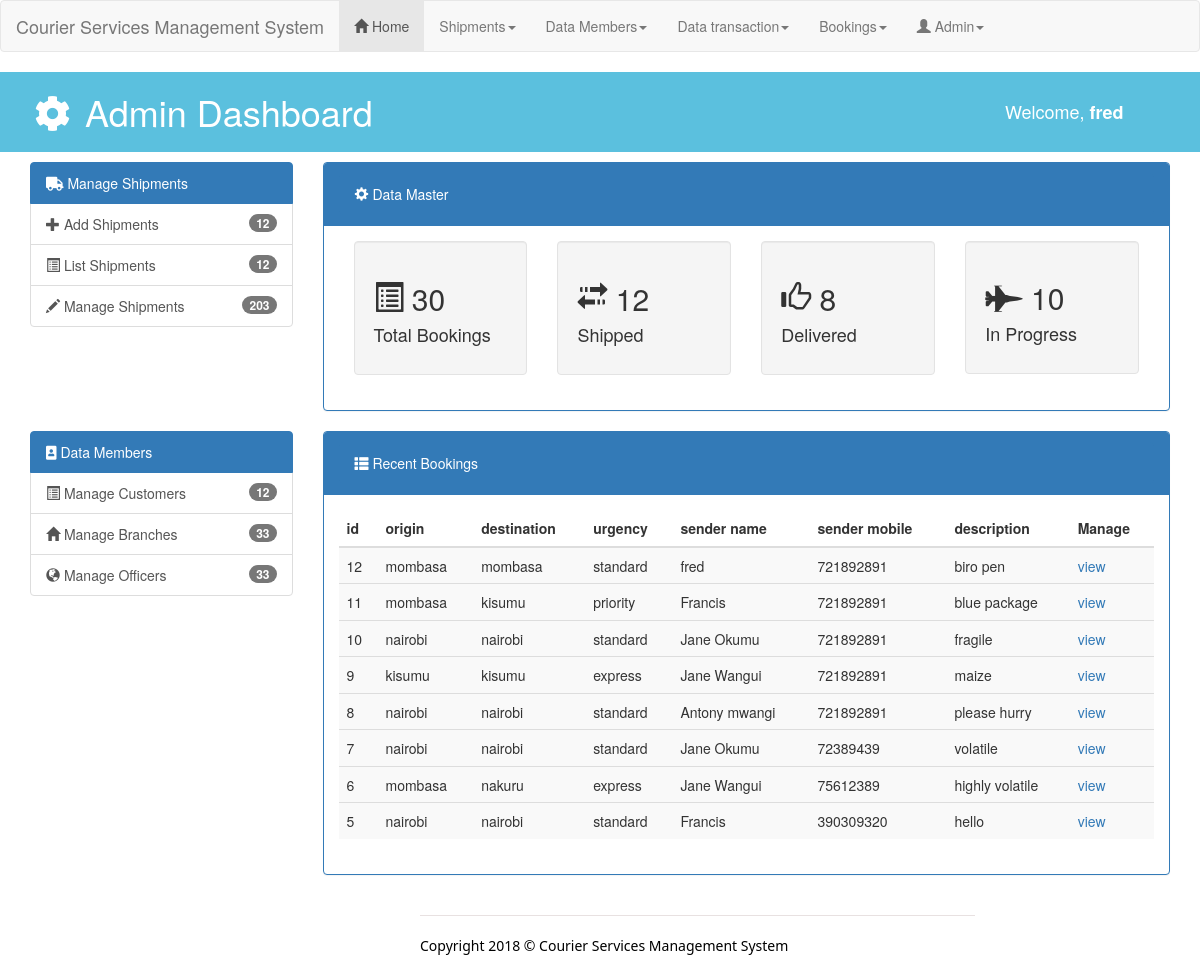
/admin/dashboard.php (signed in), run on the app's committed database.
### tables this page shows
CREATE TABLE `user` (
  `id` int(11) NOT NULL,
  `username` varchar(225) NOT NULL,
  `password` varchar(255) NOT NULL,
  `status` varchar(15) NOT NULL,
  `mobile` varchar(25) NOT NULL,
  `level` varchar(25) NOT NULL
);

CREATE TABLE `bookings_tbl` (
  `id` int(20) NOT NULL,
  `origin` varchar(20) NOT NULL,
  `destination` varchar(20) NOT NULL,
  `urgency` varchar(20) NOT NULL,
  `packing` varchar(20) NOT NULL,
  `weight` float NOT NULL,
  `length` float NOT NULL,
  `wide` int(20) NOT NULL,
  `sender_name` varchar(30) NOT NULL,
  `sender_mobile` int(30) NOT NULL,
  `recipient_name` varchar(30) NOT NULL,
  `recipient_mobile` int(30) NOT NULL,
  `description` text NOT NULL
);

### admin/session.php (called while the page is built, shortened)
<?php
   include('config.php');
   $user_check = $_SESSION['login_user'];
   $ses_sql = mysqli_query($conn,"select * from `user` where `username` = '".$user_check."' ");
   $row = mysqli_fetch_array($ses_sql,MYSQLI_ASSOC);
   $login_session = $row['username'];
?>

### admin/dashboard.php (the view, shortened to what this page needs)
<?php include('session.php');
include('config.php');?>
<?php include 'layouts/admin_header.php' ;?>
<?php include 'layouts/admin_navigation.php' ;?>
    <header id="admin_header">
      <div class="container">
        <div class="row">
          <div class="col-md-10">
            <h1><i class="fa fa-cog fa-spin fa-fw"></i> Admin Dashboard</h1>
          </div>
          <div class="col-md-2">
            <div class="create">
             <h4><span class="" aria-hidden="true"></span>Welcome, <b><?php echo $login_session;?></b></h4>
            </div>
          </div>
        </div>
      </div>
    </header>
    <div class="container">
        <div class="row">
          <div class="col-md-3">
            <div class="list-group">
              <a href="" class="list-group-item active main-color-bg">
                <span class="fas fa-truck" aria-hidden="true"></span> Manage Shipments
              </a>
                <a href="new_shipment.php" class="list-group-item"><span class="glyphicon glyphicon-plus" aria-hidden="true"></span> Add Shipments <span class="badge">12</span></a>
              <a href="shipments_list.php" class="list-group-item"><span class="glyphicon glyphicon-list-alt" aria-hidden="true"></span> List Shipments <span class="badge">12</span></a>
              <a href="shipments_list.php" class="list-group-item"><span class="glyphicon glyphicon-pencil" aria-hidden="true"></span>  Manage Shipments <span class="badge">203</span></a>
            </div>
          </div>
          <div class="col-md-9">
            <div class="panel panel-primary">
              <div class="panel-heading main-color-bg">
              <a href="" class="list-group-item active main-color-bg">
                   <span class="glyphicon glyphicon-cog" aria-hidden="true"></span> Data Master
              </a>
              </div>
              <div class="panel-body">
                <div class="col-md-3">
                  <div class="well dash-box">
                    <h2><span class="glyphicon glyphicon-list-alt" aria-hidden="true"></span> 30</h2>
                    <h4>Total Bookings</h4>
                  </div>
                </div>
                <div class="col-md-3">
                  <div class="well dash-box">
                    <h2><span class="glyphicon glyphicon-transfer" aria-hidden="true"></span> 12</h2>
                    <h4>Shipped</h4>
                  </div>
                </div>
                <div class="col-md-3">
                  <div class="well dash-box">
                    <h2><span class="glyphicon glyphicon-thumbs-up" aria-hidden="true"></span> 8</h2>
                    <h4>Delivered</h4>
                  </div>
                </div>
                <div class="col-md-3">
                  <div class="well dash-box">
                    <h2><span class="fas fa-fighter-jet" aria-hidden="true"></span> 10</h2>
                    <h4>In Progress</h4>
                  </div>
                </div>
              </div>
              </div>
         </div>
   <div class=col-md-3>
              <div class="list-group">
              <a href="" class="list-group-item active main-color-bg">
                <span class="fas fa-portrait" aria-hidden="true"></span> Data Members
              </a>
              <a href="customers_list.php" class="list-group-item"><span class="glyphicon glyphicon-list-alt" aria-hidden="true"></span> Manage Customers <span class="badge">12</span></a>
              <a href="branches_list.php" class="list-group-item"><span class="glyphicon glyphicon-home" aria-hidden="true"></span> Manage Branches <span class="badge">33</span></a>
              <a href="officers_list.php" class="list-group-item"><span class="glyphicon glyphicon-globe" aria-hidden="true"></span> Manage Officers <span class="badge">33</span></a>
            </div>
      </div>
      <div class="col-md-9">
              <div class="panel panel-primary">
                <div class="panel-heading">
              <a href="" class="list-group-item active main-color-bg">
                 <span class="glyphicon glyphicon-th-list" aria-hidden="true"></span> Recent Bookings
              </a>
                </div>
                <div class="panel-body">
                  <table class="table table-striped table-hover">
                    <thead>
                    <tr>
                        <th>id</th>
                        <th>origin</th>
                        <th>destination</th>
                        <th>urgency</th>
                        <th>sender name</th>
                        <th>sender mobile</th>
                        <th>description</th>
                        <th>Manage</th>
                      </tr>
                    </thead>
                  <tbody>
                     <?php
                   $count=1;
                   $sel_query="SELECT * FROM bookings_tbl ORDER BY id DESC; ";
                   $result = mysqli_query($conn, $sel_query);
                   while($row = mysqli_fetch_assoc($result))
                    { ?>
                          <tr>
                          <td><?php echo $row["id"] ; ?></td>
                          <td><?php echo $row["origin"] ; ?></td>
                          <td><?php echo $row["destination"] ; ?></td>
                          <td><?php echo $row["urgency"] ; ?></td>
                          <td><?php echo $row["sender_name"] ; ?></td>
                          <td><?php echo $row["sender_mobile"] ; ?></td>
                          <td><?php echo $row["description"] ; ?></td>
                          <td><a href="manage_bookings.php">view</a></td>
                          </tr>
                          <tr>
                         <?php $count++; }
                                           ?>
                  </tbody>
                    </table>
                </div>
              </div>
             </div>
        </div>
    </div>
<?php include 'layouts/footer.php' ;?>
  </body>
</html>

### admin/layouts/admin_header.php (shortened to what this page needs)
<!DOCTYPE html>
<html lang="en">
  <head>
     <link href="../bootstrap/css/bootstrap.min.css" rel="stylesheet" />
     <link href="../css/fontawesome-all.min.css" rel="stylesheet" />
     <link href="../css/styles.css" rel="stylesheet" />
     <link href="../css/jquery.datetimepicker.css" rel="stylesheet" />
  </head>

### admin/layouts/admin_navigation.php (shortened to what this page needs)
 <nav class="navbar navbar-default" >
  <div class="container-fluid">
    <div class="navbar-header">
      <a class="navbar-brand" href="#">Courier Services Management System</a>
    </div>
    <ul class="nav navbar-nav">
      <li class="active"><a href="dashboard.php"><span class="glyphicon glyphicon-home"></span> Home</a></li>
      <li class="dropdown">
        <a class="dropdown-toggle" data-toggle="dropdown" href="#">Shipments<span class="caret"></span></a>
      </li>
       <li class="dropdown">
        <a class="dropdown-toggle" data-toggle="dropdown" href="#">Data Members<span class="caret"></span></a>
      </li>
      <li class="dropdown">
        <a class="dropdown-toggle" data-toggle="dropdown" href="#">Data transaction<span class="caret"></span></a>
      </li>
      <li class="dropdown">
        <a class="dropdown-toggle" data-toggle="dropdown" href="#">Bookings<span class="caret"></span></a>
       </li>
     <ul class="nav navbar-nav navbar-right">
        <li class="dropdown nav ">
        <a class="dropdown-toggle" data-toggle="dropdown" href="#"><span class="glyphicon glyphicon-user"></span> Admin<span class="caret"></span></a>
       </li>
    </ul>
  </div>
</nav>

### admin/layouts/footer.php
<footer>
<div class="container">
<div class="row">
<div class="col-md-4"></div>
<div class="col-lg-6"> <hr style="border-top: 1px solid #e8e1e1;"><p class="labelstaff"; style="color: black;">Copyright 2018 &copy; Courier Services Management System </p></div>
<div class="col-md-2"></div>
</div>
</div>
</footer>

### css/styles.css (style rules this page uses)
.labelstaff { font-family: 'Segoe UI'; font-weight:normal; }
#admin_header { background-color: #5bc0de; color: white; margin-top: 0px ; margin-bottom: 10px; padding-bottom: 10px; }
#admin_header .create { padding-top: 20px; }

### data on the page
user: username "fred"
bookings_tbl: id "12", origin "mombasa", destination "mombasa", urgency "standard", sender_name "fred", sender_mobile "721892891", description "biro pen"
bookings_tbl: id "11", origin "mombasa", destination "kisumu", urgency "priority", sender_name "Francis", sender_mobile "721892891", description "blue package"
bookings_tbl: id "10", origin "nairobi", destination "nairobi", urgency "standard", sender_name "Jane Okumu", sender_mobile "721892891", description "fragile"
bookings_tbl: id "9", origin "kisumu", destination "kisumu", urgency "express", sender_name "Jane Wangui", sender_mobile "721892891", description "maize"
bookings_tbl: id "8", origin "nairobi", destination "nairobi", urgency "standard", sender_name "Antony mwangi", sender_mobile "721892891", description "please hurry"
bookings_tbl: id "7", origin "nairobi", destination "nairobi", urgency "standard", sender_name "Jane Okumu", sender_mobile "72389439", description "volatile"
bookings_tbl: id "6", origin "mombasa", destination "nakuru", urgency "express", sender_name "Jane Wangui", sender_mobile "75612389", description "highly volatile"
bookings_tbl: id "5", origin "nairobi", destination "nairobi", urgency "standard", sender_name "Francis", sender_mobile "390309320", description "hello"
